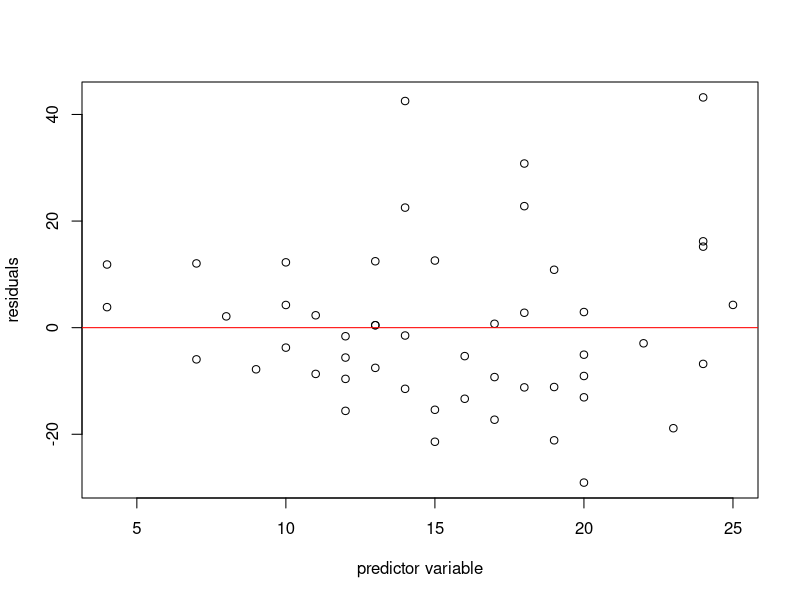
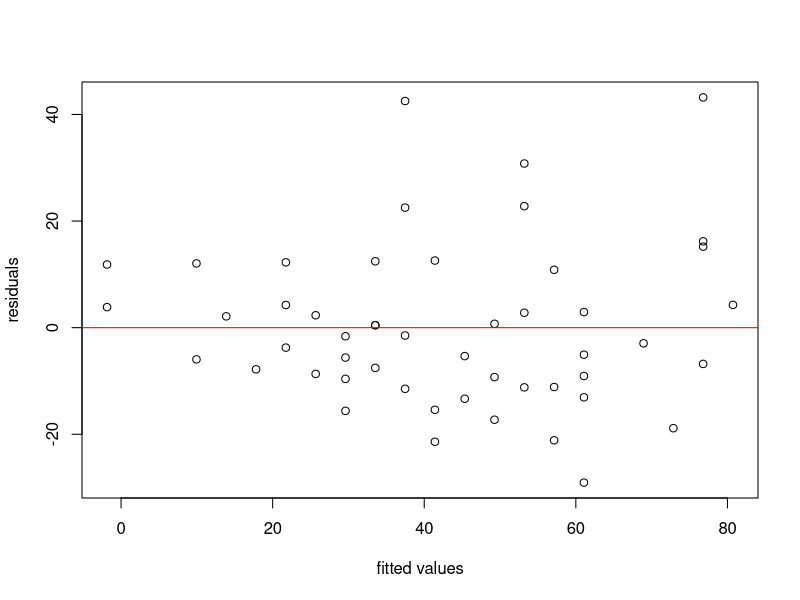
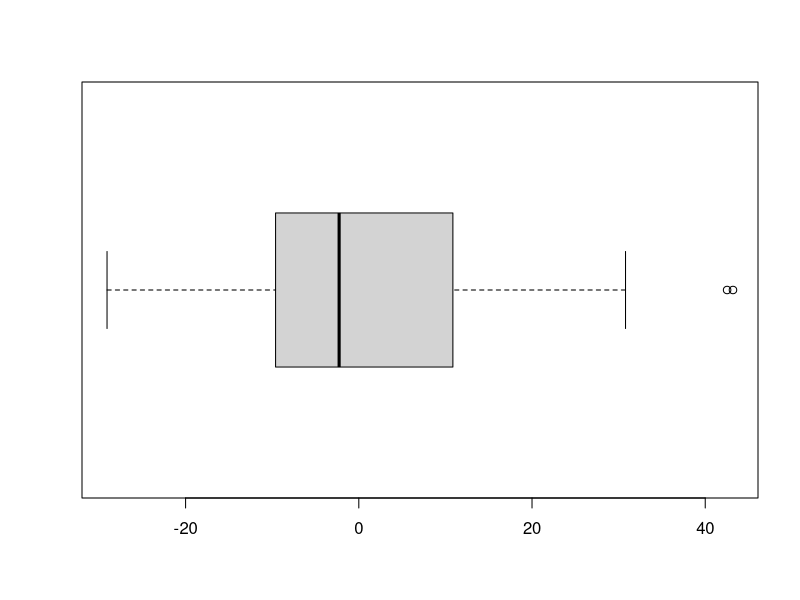
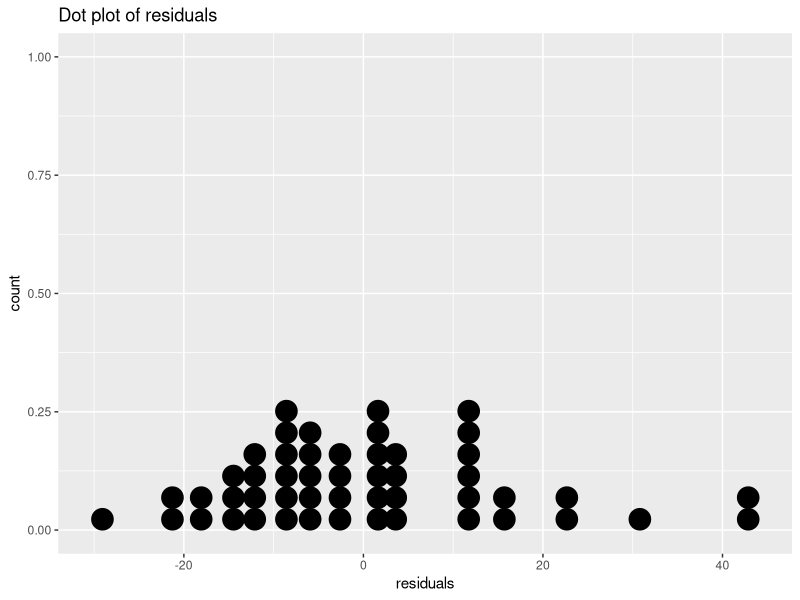
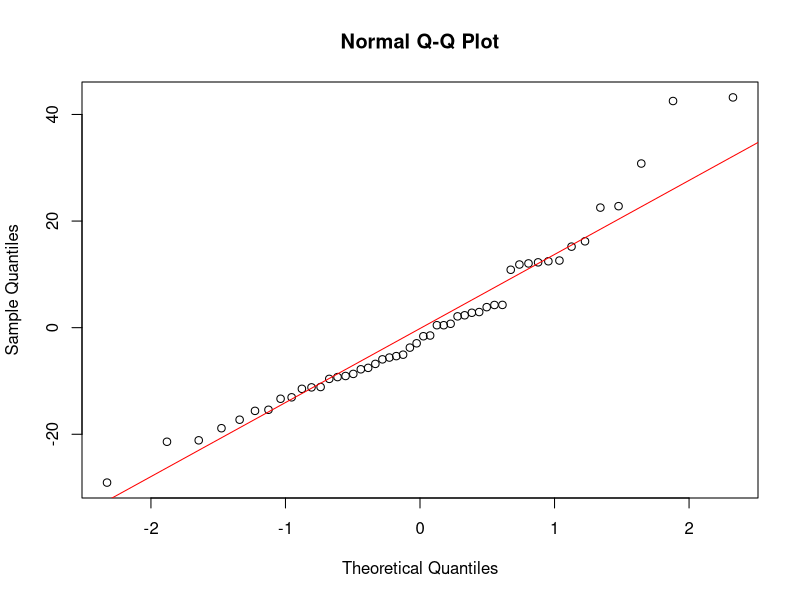

The R source for these figures, in order: (Note: this script raises an error after producing the figures.)
## ---- chunk 1
knitr::opts_chunk$set(
	error = FALSE,
	message = FALSE,
	warning = FALSE,
	options(knitr.kable.NA = ''),
	fig.width=5, fig.height=3,#set figure size
	fig.align='center',#center plot
	tidy = FALSE
)
## ---- chunk 2
fit = lm(dist~speed, data=cars)
residuals = fit$residuals#or Y-yhat
plot(x=cars$speed, y=residuals, xlab='predictor variable', ylab='residuals')
abline(h=0, col='red')
## ---- chunk 3
y_hat = fit$fitted.values
plot(x=y_hat, y=residuals, xlab='fitted values', ylab='residuals')
abline(h=0, col='red')
## ---- chunk 4
boxplot(residuals,horizontal =T)
## ---- chunk 5
library(ggplot2)#install.packages("ggplot2") to install it 
ggplot() + aes(residuals) + geom_dotplot() + xlab("residuals") + ggtitle("Dot plot of residuals")
## ---- chunk 6
qqnorm(residuals)
qqline(residuals, col='red') # theoretical line
## ---- chunk 7
shapiro.test(residuals)
## ---- chunk 8
res <- qqnorm(residuals, plot.it = FALSE)
#correlation between observed residuals and expected residuals
r=cor(res$x, res$y)#res$x is expected residuals, res$y is observed residuals
r
n=length(residuals)
n
## ---- chunk 9
group1 <- cars$speed < 15#Divide the data into two parts according to residual pattern
group2 <- !group1
d1 <- abs(residuals[group1] - median(residuals[group1]))
d2 <- abs(residuals[group2] - median(residuals[group2]))
n <- length(residuals)
n1 <- length(d1)
n2 <- length(d2)
s <- sqrt((sum((d1-mean(d1))^2)+sum((d2-mean(d2))^2))/(n - 2))
t.stat <- (mean(d1)-mean(d2))/s/sqrt(1/n1+1/n2)
t.stat
alpha=0.01
t.crit <- qt(1-alpha/2, df = n-2)
t.crit
## ---- chunk 10
reduced = lm(dist ~ speed, data = cars)
full = lm(dist ~ 0 + as.factor(speed), data = cars) 
knitr::kable(anova(reduced, full))
nlevels(factor(cars$speed))#c
n#n
## ---- chunk 11
knitr::include_graphics("trans_x.png")
## ---- chunk 12
#Defince a function that calculate box-cox transformation; x,y are the variables.
box_trans = function(lambda,x,y){
  n = length(y)
  K2= prod(y)^(1/n)
  K1 = 1/(lambda* K2^(lambda - 1))
  if (lambda != 0){
    W = K1*(y^lambda-1)
  } else{
    W = K2*log(y)
  }
  SSE = anova(lm(W~x))[2,2]
  return(SSE)
}

lambda = seq(-1, 3, by=1)
SSE = sapply(lambda, function(l)box_trans(l, cars$speed,cars$dist))
knitr::kable(t(data.frame(lambda, SSE)))#kabel function is in knitr package
## ---- chunk 13
SSE = sapply(lambda, function(l)box_trans(l, cars$speed,cars$dist+2.5))
knitr::kable(t(data.frame(lambda, SSE)))#kabel function is in knitr package
